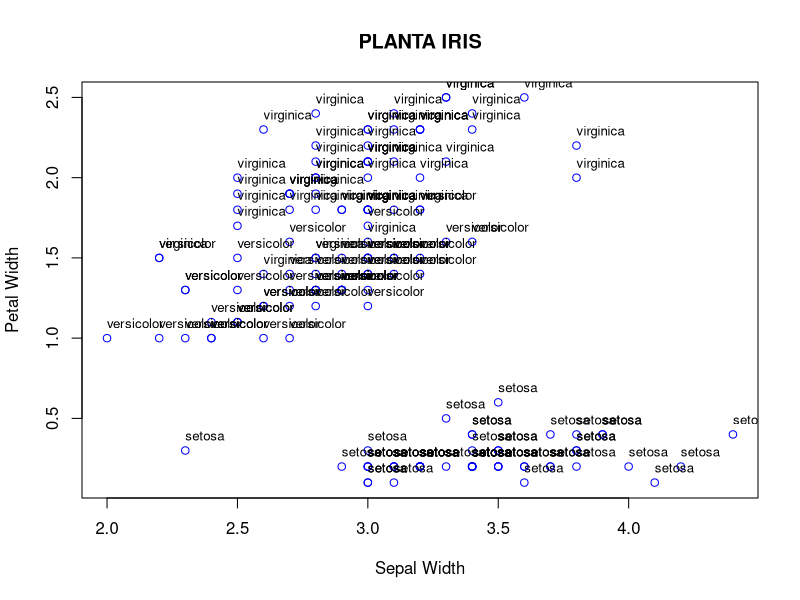
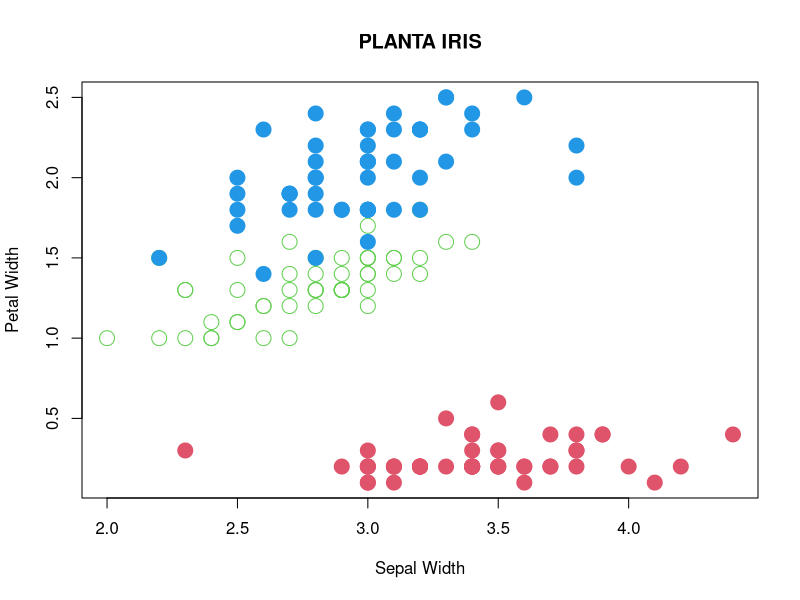

Write R code to recreate these figures, in order. (Note: this script raises an error after producing the figures.)
# # 3/4 - (8^(1/4) + 6^3) * ((1/8)^2) + 14
# # 
# # x=34
# # 
# # y = 1:10
# # 
# # seq(3,15,2)
# # 
# # rep(3:6, 2)
# # 
# # #
# # x = runif(5, 1, 10)
# # 
# # #distribuição normal
# # x = rnorm(6, 4, 1)
# # 
# # #função concatenação
# # z = c("Papel", "Fernanda", "unibratec")
# # y = c(10, 20, 30, 40)
# 
# # normal = rnorm(10, 6.5 , 0.5)
# # x1 = min(normal)
# # x2 = max(normal)
# # x3 = range(normal)
# # x4 = sort(normal)
# # x11 = median(normal)
# # x5 = rank(normal)
# # x6 = length(normal)
# # x7 = nchar(normal)
# # x8 = sum(normal)
# # x9 = normal[6]
# # x10 = mean(normal)
# # x12 = var(normal)
# # x13 = quantile(normal)
# # x14 = class(normal)
# 
# 
# 
# # servicos = c("lavagem a seco", "lavagem normal", "lavagem ecológica", "aspiração")
# # precos = c(39.90, 29.90, 34.90, 9.90)
# # lava_jato = data.frame(Serviços = servicos, Preços = precos)
# # lava_jato1 = list(servicos, precos, 10)
# # 
# # w = matrix(1:9, 3, byrow=TRUE)
# # 
# # a = array(1:15, c(2, 2, 4))
# 
# 
# a = array(1:4, c(2,2,1))
# b = array(-1:2, c(2,2,1))
# 
# A = matrix(1:4, 2, byrow = TRUE)
# B = matrix(-1:2, 2, byrow = TRUE)
# A
# B
# A+B
# A-B
# A*B
# A/B
# A%%B
# t(A)
# t(B)
# cor(A,B)
# rbind(A)
# cbind(A)
# det(A)
# A[1,2]
# B[2,1]
# A[1,]
# B[,2]
# 
# 
a = c(1, 4, -2, 3, 0, 1, 4, 5, -3)
b = c(-1, 6, 3, 0, 1, 7, -3, 2, 5)
A = matrix(a, 3, byrow = TRUE)
B = matrix(b, 3, byrow = TRUE)

print(A)
print(B)
# 
# C = A%*%B   #multiplicação matricial: operador -> %*%
# C
# det(A)
# C[3,2]




# #lendo e exportando em xlsx
# var = read.xlsx("LavaJato.xlsx", 1)
# write.xlsx(var, "plan.xlsx")
# 
# #importando em xlsx e exportando em csv
# write.csv(var, "filexlsx.csv")
# 
# #lendo e exportando em csv
# varcsv = read.csv( "LavaJato.csv" )
# write.csv(varcsv, "file.csv")
# 
# #lendo e escrevendo docs de texto



eixox = iris[,2]
eixoy = iris[,4]
plot(eixox, eixoy, type="p", main = "PLANTA IRIS", xlab = "Sepal Width", ylab = "Petal Width", col = "blue")

especie = iris [, "Species"]
text(eixox, eixoy, labels = especie, cex = 0.8, adj = c(0, -1))


plot(eixox, eixoy, type = "n", main = "PLANTA IRIS", xlab = "Sepal Width", ylab = "Petal Width")
points(eixox[1:50], eixoy[1:50], col = "2", cex = 2, pch = 19)
points(eixox[51:100], eixoy[51:100], col = "3", cex = 2, pch = 1)
points(eixox[101:150], eixoy[101:150], col = "4", cex = 2, pch = 19)
legend(locator(1), c("Setosa", "Versicolor", "Virgínica"),pch = c(19, 1, 19), col = c(2, 3, 4), cex = 1.2)

plot(eixoy, type = "n", xlab = "Índice", ylab = "Sepal.Width")
lines(iris["Sepal.Width"])

qtde = tapply(rep(1,150), iris["Species"], sum)
barplot(qtde, xlab = "Espécies", ylab = "Frequência")

pie(qtde)

boxplot(iris[1:4])
summary(iris)

#histograma
#só lê vetor "linha". No caso da tabela Iris, tem que transformá-la em linha pra poder ler
colors = c("blue", "green", "red", "purple", "yellow")
hist(t(iris["Petal.Width"]), 5, main = "Histograma do Petal.Width separado em 5 faixas",
     xlab = "Petal.Width", ylab = "Frequência", col = colors)


vetor1 = c(-3, -1, 0, 1, 3, 6)
vetor2 = c(0, 1, 3, 3, 1, 4, -5)
vetor3 = c(1, 2, 6, 4, 5, 6, 6, 7)

mean(vetor1)
mean(vetor2)
mean(vetor3)

median(vetor1)
median(vetor2)
median(vetor3)

x1 = table(vetor1)
x1[x1 == max(x1)]

x2 = table(vetor2)
x2[x2 == max(x2)]

x3 = table(vetor3)
x3[x3 == max(x3)]


#correlação
x1 = iris[1:50, "Sepal.Width"]
y1 = iris[1:50, "Sepal.Length"]
cor(x1,y1)

x2 = iris[1:50, "Petal.Width"]
y2 = iris[1:50, "Petal.Length"]
cor(x2, y2)


x3 = iris[1:50, "Sepal.Width"]
y3 = iris[101:150, "Petal.Length"]
cor(x3, y3)

